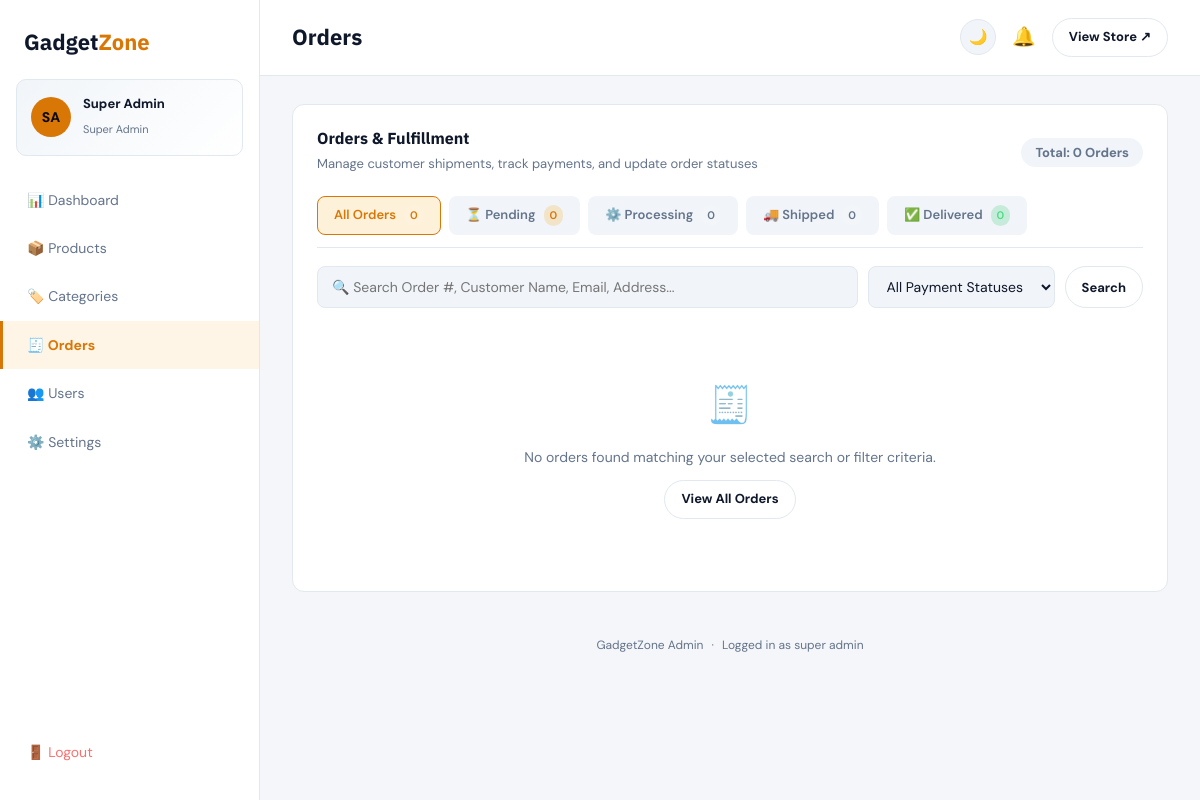
The app's page /admin/orders.php (signed in) with its own data.
### tables this page shows
CREATE TABLE IF NOT EXISTS users (
  id INT AUTO_INCREMENT PRIMARY KEY,
  first_name VARCHAR(100) NOT NULL,
  last_name VARCHAR(100) NOT NULL,
  email VARCHAR(191) NOT NULL UNIQUE,
  password VARCHAR(255) NOT NULL,
  phone VARCHAR(20) DEFAULT NULL,
  address TEXT DEFAULT NULL,
  city VARCHAR(100) DEFAULT NULL,
  state VARCHAR(100) DEFAULT NULL,
  zip VARCHAR(20) DEFAULT NULL,
  avatar VARCHAR(255) DEFAULT NULL,
  role ENUM('customer','admin','super_admin') DEFAULT 'customer',
  created_at TIMESTAMP DEFAULT CURRENT_TIMESTAMP
);

### includes/functions.php (called while the page is built, shortened)
<?php
if (!function_exists('base_path')) {
    function base_path() {
        $script = $_SERVER['SCRIPT_NAME'] ?? '';
        if (preg_match('#^(/[^/]+)#', $script, $m) && stripos($m[1], 'gadget') !== false) {
            return $m[1];
        }
        return '';
    }
}
function isLoggedIn() {
    return isset($_SESSION['user_id']);
}
function getCurrentUser() {
    global $conn;
    $stmt = mysqli_prepare($conn, "SELECT * FROM users WHERE id = ? LIMIT 1");
    mysqli_stmt_bind_param($stmt, "i", $_SESSION['user_id']);
    mysqli_stmt_execute($stmt);
    $result = mysqli_stmt_get_result($stmt);
    $user = mysqli_fetch_assoc($result);
    return $user ?: null;
}
function e($str) {
    return htmlspecialchars($str ?? '', ENT_QUOTES, 'UTF-8');
}

### admin/layout.php (the view, shortened to what this page needs)
<?php
$base = base_path();
$currentPage = basename($_SERVER['PHP_SELF']);
$adminUser = getCurrentUser();
$adminInitials = $adminUser ? strtoupper(substr($adminUser['first_name'],0,1) . substr($adminUser['last_name'],0,1)) : 'A';
$pendingCount = 0;
if (isset($conn)) {
    $pendingResult = mysqli_query($conn, "SELECT COUNT(*) AS c FROM orders WHERE status = 'pending'");
    if ($pendingResult) $pendingCount = (int) mysqli_fetch_assoc($pendingResult)['c'];
}
?>
<!DOCTYPE html>
<html lang="en">
<head>
<link rel="stylesheet" href="<?= $base ?>/assets/css/style.css">
<link rel="stylesheet" href="<?= $base ?>/admin/admin.css">
</head>
<body class="admin-body">
<div class="admin-shell">
  <aside class="admin-sidebar">
    <a href="<?= $base ?>/index.php" class="logo admin-logo">Gadget<span>Zone</span></a>
    <?php if ($adminUser): ?>
    <div class="admin-user-strip">
      <div class="admin-user-avatar">
        <?php if (!empty($adminUser['avatar'])): ?>
          <img src="<?= $base ?>/assets/uploads/avatars/<?= e($adminUser['avatar']) ?>" alt="">
        <?php else: ?><?= e($adminInitials) ?><?php endif; ?>
      </div>
      <div class="admin-user-info">
        <strong><?= e($adminUser['first_name'] . ' ' . $adminUser['last_name']) ?></strong>
        <span><?= e(str_replace('_', ' ', $adminUser['role'])) ?></span>
      </div>
    </div>
    <?php endif; ?>
    <nav class="admin-nav">
      <a href="<?= $base ?>/admin/index.php" class="<?= $currentPage==='index.php'?'active':'' ?>">📊 Dashboard</a>
      <a href="<?= $base ?>/admin/products.php" class="<?= $currentPage==='products.php'?'active':'' ?>">📦 Products</a>
      <a href="<?= $base ?>/admin/categories.php" class="<?= $currentPage==='categories.php'?'active':'' ?>">🏷️ Categories</a>
      <a href="<?= $base ?>/admin/orders.php" class="<?= $currentPage==='orders.php'?'active':'' ?>" style="display:flex; justify-content:space-between; align-items:center;">
        <span>🧾 Orders</span>
      </a>
      <a href="<?= $base ?>/admin/users.php" class="<?= $currentPage==='users.php'?'active':'' ?>">👥 Users</a>
      <a href="<?= $base ?>/admin/settings.php" class="<?= $currentPage==='settings.php'?'active':'' ?>">⚙️ Settings</a>
      <a href="<?= $base ?>/pages/logout.php" class="logout">🚪 Logout</a>
    </nav>
  </aside>
  <div class="admin-main">
    <header class="admin-topbar">
      <h1><?= isset($pageTitle) ? e($pageTitle) : 'Admin' ?></h1>
      <div class="admin-topbar-actions">
        <button type="button" class="theme-toggle-btn" id="adminThemeToggleBtn" aria-label="Toggle theme" title="Toggle Light / Dark Mode">
          <span class="theme-icon-moon">🌙</span>
        </button>
        <a href="<?= $base ?>/admin/orders.php?status=pending" class="notif-bell" title="<?= $pendingCount ?> pending order(s)">
          🔔
        </a>
        <a href="<?= $base ?>/index.php" class="btn-outline btn-sm" target="_blank">View Store ↗</a>
      </div>
    </header>
    <div class="admin-content">

### assets/css/style.css (style rules this page uses)
:root, [data-theme="dark"] { --accent: #f59e0b; --accent-light: #fcd34d; --accent-dark: #d97706; --accent-glow: rgba(245, 158, 11, 0.25); --bg: #0a0a0f; --surface: #16161f; --surface2: #1d1d29; --border: rgba(255,255,255,0.08); --text: #f0f0f5; --text2: #9090a8; --font-head: 'IBM Plex Sans', sans-serif; --font-body: 'DM Sans', sans-serif; --radius: 12px; --success: #22c55e; --danger: #ef4444; --shadow: 0 16px 36px rgba(0,0,0,0.4); }
[data-theme="light"] { --accent: #d97706; --accent-light: #f59e0b; --accent-dark: #b45309; --accent-glow: rgba(217, 119, 6, 0.2); --bg: #f4f6f9; --surface: #ffffff; --surface2: #f1f5f9; --border: #e2e8f0; --text: #0f172a; --text2: #64748b; --font-head: 'IBM Plex Sans', sans-serif; --font-body: 'DM Sans', sans-serif; --radius: 12px; --success: #16a34a; --danger: #dc2626; --shadow: 0 10px 25px rgba(0,0,0,0.07); }
* { box-sizing: border-box; margin: 0; padding: 0; }
body { background: var(--bg); color: var(--text); font-family: var(--font-body); line-height: 1.6; transition: background-color .25s ease, color .25s ease; }
h1, h2, h3, h4 { font-family: var(--font-head); font-weight: 800; line-height: 1.2; }
a { color: inherit; text-decoration: none; }
.btn-primary, .btn-outline, .btn-danger { display: inline-flex; align-items: center; justify-content: center; gap: 8px; padding: 12px 24px; border-radius: 999px; font-weight: 700; font-family: var(--font-body); cursor: pointer; border: none; font-size: 15px; transition: all .2s ease; }
.btn-outline { background: transparent; color: var(--text); border: 1px solid var(--border); }
.btn-sm { padding: 8px 16px; font-size: 13px; }
.theme-toggle-btn { background: var(--surface2); border: 1px solid var(--border); border-radius: 999px; width: 36px; height: 36px; display: inline-flex; align-items: center; justify-content: center; cursor: pointer; color: var(--text); font-size: 15px; transition: all .2s ease; padding: 0; outline: none; }
[data-theme="light"] .theme-icon-moon { display: inline-block; }
.logo { font-family: var(--font-head); font-weight: 800; font-size: 22px; }
.logo span { color: var(--accent); }

### admin/admin.css (style rules this page uses)
.admin-body { background: var(--bg); }
.admin-shell { display: flex; min-height: 100vh; }
.admin-sidebar { width: 260px; background: var(--surface); border-right: 1px solid var(--border); flex-shrink: 0; padding: 24px 0; position: sticky; top: 0; height: 100vh; overflow-y: auto; display: flex; flex-direction: column; }
.admin-logo { display: block; padding: 0 24px 20px; }
.admin-user-strip { display: flex; align-items: center; gap: 12px; margin: 0 16px 20px; padding: 14px; border-radius: 10px; background: linear-gradient(135deg, var(--surface2), var(--surface)); border: 1px solid var(--border); }
.admin-user-avatar { width: 40px; height: 40px; border-radius: 50%; flex-shrink: 0; background: var(--accent); color: #0a0a0f; font-weight: 800; font-size: 14px; display: flex; align-items: center; justify-content: center; overflow: hidden; }
.admin-user-info { min-width: 0; }
.admin-user-info strong { display: block; font-size: 13px; overflow: hidden; text-overflow: ellipsis; white-space: nowrap; }
.admin-user-info span { color: var(--text2); font-size: 11px; text-transform: capitalize; }
.admin-nav { display: flex; flex-direction: column; flex: 1; }
.admin-nav a { display: flex; align-items: center; gap: 10px; padding: 13px 24px; color: var(--text2); font-size: 14px; border-left: 3px solid transparent; transition: all .15s; }
.admin-nav a.active { background: rgba(245,158,11,.1); color: var(--accent); border-left-color: var(--accent); font-weight: 700; }
.admin-nav a.logout { color: #f87171; margin-top: auto; }
.admin-main { flex: 1; min-width: 0; }
.admin-topbar { display: flex; align-items: center; justify-content: space-between; padding: 18px 32px; border-bottom: 1px solid var(--border); background: var(--surface); position: sticky; top: 0; z-index: 10; }
.admin-topbar h1 { font-size: 22px; }
.admin-topbar-actions { display: flex; align-items: center; gap: 16px; }
.admin-content { padding: 28px 32px; }
.notif-bell { position: relative; font-size: 19px; color: var(--text2); }

### records on screen
users: adminInitials "SA", first_name+last_name "Super Admin", role "Super Admin"

### other values on screen
$pageTitle "Orders"
$counts['total'] "0"
$counts['pending'] "0"
$counts['processing'] "0"
$counts['shipped'] "0"
$counts['delivered'] "0"
str_replace('_',' ', $_SESSION['role']) "super admin"
